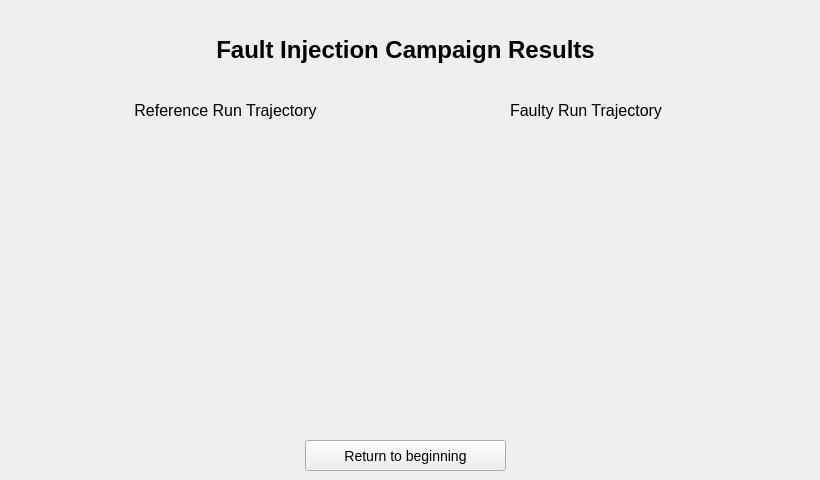
    <widget class="QWidget" name="page_3">
     <widget class="QLabel" name="label_results">
      <property name="geometry">
       <rect>
        <x>0</x>
        <y>20</y>
        <width>811</width>
        <height>61</height>
       </rect>
      </property>
      <property name="toolTip">
       <string>&lt;html&gt;&lt;head/&gt;&lt;body&gt;&lt;p align=&quot;center&quot;&gt;&lt;br/&gt;&lt;/p&gt;&lt;/body&gt;&lt;/html&gt;</string>
      </property>
      <property name="whatsThis">
       <string>&lt;html&gt;&lt;head/&gt;&lt;body&gt;&lt;p align=&quot;center&quot;&gt;&lt;br/&gt;&lt;/p&gt;&lt;/body&gt;&lt;/html&gt;</string>
      </property>
      <property name="styleSheet">
       <string notr="true">font-size: 24px;
font-weight: bold;</string>
      </property>
      <property name="text">
       <string>&lt;html&gt;&lt;head/&gt;&lt;body&gt;&lt;p align=&quot;center&quot;&gt;Fault Injection Campaign Results&lt;/p&gt;&lt;/body&gt;&lt;/html&gt;</string>
      </property>
      <property name="alignment">
       <set>Qt::AlignCenter</set>
      </property>
     </widget>
     <widget class="QPushButton" name="pushButton_results_goback">
      <property name="geometry">
       <rect>
        <x>305</x>
        <y>440</y>
        <width>201</width>
        <height>31</height>
       </rect>
      </property>
      <property name="sizePolicy">
       <sizepolicy hsizetype="Preferred" vsizetype="Preferred">
        <horstretch>0</horstretch>
        <verstretch>0</verstretch>
       </sizepolicy>
      </property>
      <property name="styleSheet">
       <string notr="true">font-size: 14px;
qproperty-toolTip: &quot;Return to first screen.&quot;;</string>
      </property>
      <property name="text">
       <string>Return to beginning</string>
      </property>
     </widget>
     <widget class="QWidget" name="layoutWidget">
      <property name="geometry">
       <rect>
        <x>70</x>
        <y>90</y>
        <width>671</width>
        <height>41</height>
       </rect>
      </property>
      <layout class="QHBoxLayout" name="horizontalLayout_22">
       <property name="spacing">
        <number>50</number>
       </property>
       <item>
        <widget class="QLabel" name="label_goldenrun">
         <property name="toolTip">
          <string>&lt;html&gt;&lt;head/&gt;&lt;body&gt;&lt;p align=&quot;center&quot;&gt;&lt;br/&gt;&lt;/p&gt;&lt;/body&gt;&lt;/html&gt;</string>
         </property>
         <property name="whatsThis">
          <string>&lt;html&gt;&lt;head/&gt;&lt;body&gt;&lt;p align=&quot;center&quot;&gt;&lt;br/&gt;&lt;/p&gt;&lt;/body&gt;&lt;/html&gt;</string>
         </property>
         <property name="styleSheet">
          <string notr="true">font-size: 16px;</string>
         </property>
         <property name="text">
          <string>&lt;html&gt;&lt;head/&gt;&lt;body&gt;&lt;p align=&quot;center&quot;&gt;&lt;span style=&quot; color:#000000;&quot;&gt;Reference Run Trajectory&lt;/span&gt;&lt;/p&gt;&lt;/body&gt;&lt;/html&gt;</string>
         </property>
         <property name="alignment">
          <set>Qt::AlignCenter</set>
         </property>
        </widget>
       </item>
       <item>
        <widget class="QLabel" name="label_faultyrun">
         <property name="toolTip">
          <string>&lt;html&gt;&lt;head/&gt;&lt;body&gt;&lt;p align=&quot;center&quot;&gt;&lt;br/&gt;&lt;/p&gt;&lt;/body&gt;&lt;/html&gt;</string>
         </property>
         <property name="whatsThis">
          <string>&lt;html&gt;&lt;head/&gt;&lt;body&gt;&lt;p align=&quot;center&quot;&gt;&lt;br/&gt;&lt;/p&gt;&lt;/body&gt;&lt;/html&gt;</string>
         </property>
         <property name="styleSheet">
          <string notr="true">font-size: 16px;</string>
         </property>
         <property name="text">
          <string>&lt;html&gt;&lt;head/&gt;&lt;body&gt;&lt;p align=&quot;center&quot;&gt;&lt;span style=&quot; color:#000000;&quot;&gt;Faulty Run Trajectory&lt;/span&gt;&lt;/p&gt;&lt;/body&gt;&lt;/html&gt;</string>
         </property>
         <property name="alignment">
          <set>Qt::AlignCenter</set>
         </property>
        </widget>
       </item>
      </layout>
     </widget>
     <widget class="QWidget" name="layoutWidget">
      <property name="geometry">
       <rect>
        <x>10</x>
        <y>140</y>
        <width>781</width>
        <height>271</height>
       </rect>
      </property>
      <layout class="QHBoxLayout" name="horizontalLayout_23">
       <property name="spacing">
        <number>0</number>
       </property>
       <item>
        <widget class="QLabel" name="label_goldenrunimage">
         <property name="styleSheet">
          <string notr="true">qproperty-toolTip: &quot;Trajectory of the reference run.&quot;;</string>
         </property>
         <property name="text">
          <string/>
         </property>
        </widget>
       </item>
       <item>
        <widget class="QLabel" name="label_faultyrunimage">
         <property name="styleSheet">
          <string notr="true">qproperty-toolTip: &quot;Trajectory of a random faulty run.&quot;;</string>
         </property>
         <property name="text">
          <string/>
         </property>
        </widget>
       </item>
      </layout>
     </widget>
    </widget>
